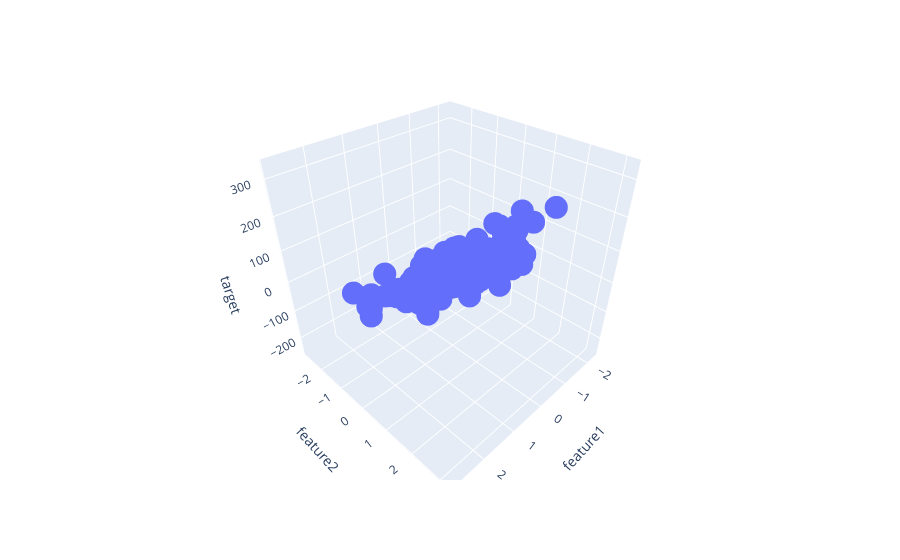

Here is the notebook cell this chart was saved with:
### Markdown cell above
plotting the linear relationship between the feature 1 , feature 2 , and target value

### Code cell
px.scatter_3d(df,x='feature1',y='feature2',z='target')

### Figure 1 — Plotly figure (JSON) as saved in the notebook; plotly's stock layout.template omitted (floating-point values rounded to 4 significant figures; data arrays with more than 128 entries replaced by an {"elided": "..."} marker saying what was removed)
{"data": [{"hovertemplate": "feature1=%{x}<br>feature2=%{y}<br>target=%{z}<extra></extra>", "legendgroup": "", "marker": {"color": "#636efa", "symbol": "circle"}, "mode": "markers", "name": "", "scene": "scene", "showlegend": false, "type": "scatter3d", "x": {"elided": "150 float values"}, "y": {"elided": "150 float values"}, "z": {"elided": "150 float values"}}], "layout": {"legend": {"tracegroupgap": 0}, "margin": {"t": 60}, "scene": {"domain": {"x": [0, 1], "y": [0, 1]}, "xaxis": {"title": {"text": "feature1"}}, "yaxis": {"title": {"text": "feature2"}}, "zaxis": {"title": {"text": "target"}}}}}
